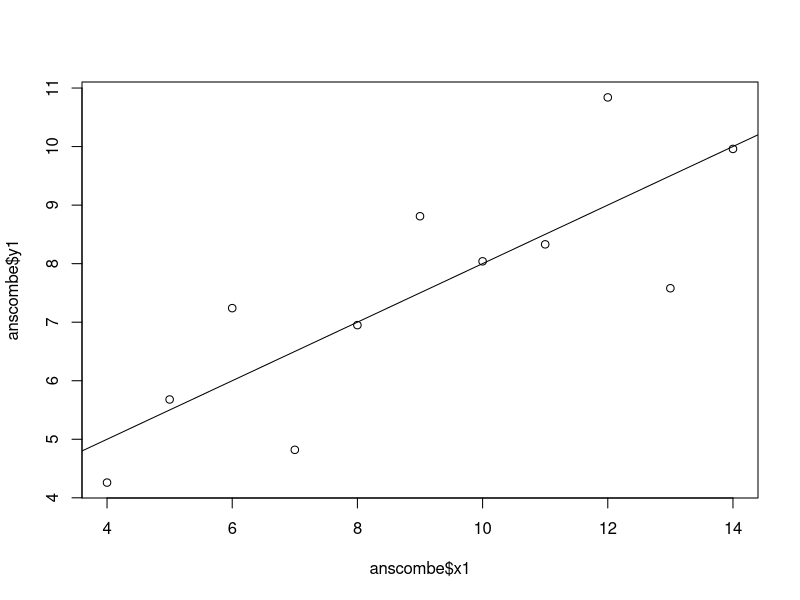
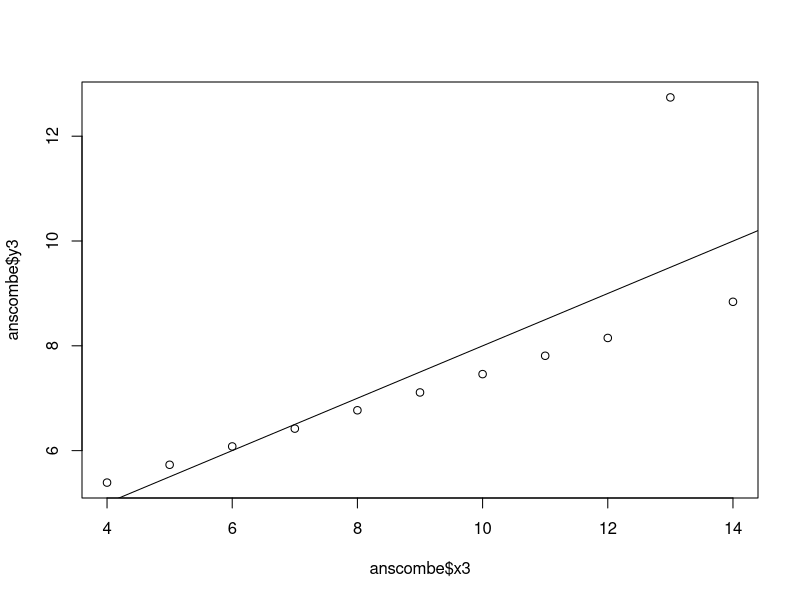

These figures' R source, in order:
#####
#Chapter 1, main text code.
#Statistical Thinking from Scratch

#Fit a simple linear regression model.
mod.fit <- lm(y1 ~ x1, data = anscombe)

#Plot the data and draw a line through it.
plot(anscombe$x1, anscombe$y1)
abline(mod.fit)

#Look at the model output.
summary(mod.fit)

#Now try a second model
mod.fit2 <- lm(y3 ~ x3, data = anscombe)
summary(mod.fit2) #The output is nearly identical

#The data look very different, and strange.
plot(anscombe$x3, anscombe$y3)
abline(mod.fit2)


